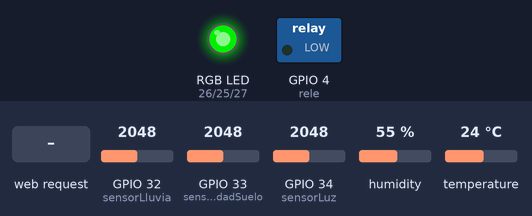
Recording of a sketch running on a simulated ESP32. On the bench: switched loads named in the sketch (green lamp = pin HIGH), an RGB LED mixed from three pins (HIGH = lit). Inputs (shaded band) come from the test bench; at power-on: GPIO 32 (sensorLluvia) = 2048, GPIO 33 (sensorHumedadSuelo) = 2048, GPIO 34 (sensorLuz) = 2048, humidity 55 %, temperature 24 °C. WiFi joins after 1.5 s; servers stay silent unless stated; what the sketch prints to the serial monitor is not drawn.

Above: at 2.7 s.
2.8 s: HTTP request GET /on received
At 4.0 s:
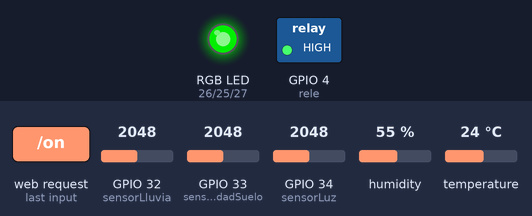
4.3 s: HTTP request GET /off received
At 5.0 s:
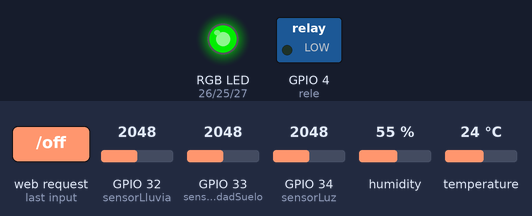
Timing chart, 0 to 7.3 s (numbered marks = the images above; inputs shaded):
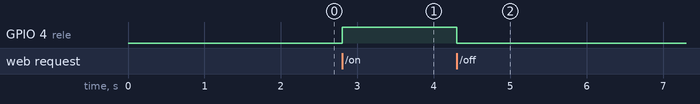

The sketch:

WiFi.ino
```cpp
/**
 * WiFi.ino - Ejemplo de uso del WiFi de la Centralita.
 *
 * Creado el 18/10/2023 por Kevin Rosa - kevin.ingenieria@digitalcodesign.com
 *
 * Crear un servidor web donde poder conectarse para controlar
 * del relé de la Centralita y monitorizar los valores de los sensores
 * de lluvia, humedad del suelo y luminosidad.
 */

#include <WiFi.h>
#include <DHT.h>

// Creamos el Servidor Web en el puerto 80
WiFiServer server(80);

// Variables con las credenciales del WiFi
const char* ssid     = "Redmi Note 13";
const char* password = "43836046";

// Variable para gestionar el timeout de conexión a la red WiFi
int contconexion = 0;

// Variable para guardar la petición HTTP
String header;

// Creamos el sensor DHT
DHT sensorDHT(17, DHT22);

// Variable relativa con la salida del Relé
const int rele = 4;

// Vairables con los pines de los sensores de lluvia, humedad del suelo y luminosidad
const int sensorLluvia = 32;
const int sensorHumedadSuelo = 33;
const int sensorLuz = 34;
const int rgb_rojo = 26;
const int rgb_verde = 25;
const int rgb_azul = 27;

// Código HTML para la interfaz mostrada en la IP del Servidor Web
String inicioPagina = "<!DOCTYPE html>"
    "<html>"
    "<head>"
    "<meta charset='utf-8' />"
    "<title>Servidor Web ESP32</title>"
    "</head>"
    "<body>"
    "<center>";

String finPagina = "</center></body></html>";


// Inicialización del ESP32
void setup() {

    // Inicializar monitor serial
    Serial.begin(115200);
    Serial.println("");

    // Definición e inicialización del relé de salida y sensores
    pinMode(rgb_rojo, OUTPUT);
    pinMode(rgb_verde, OUTPUT);
    pinMode(rgb_azul, OUTPUT);
    pinMode(sensorLluvia, INPUT);
    pinMode(sensorHumedadSuelo, INPUT);
    pinMode(sensorLuz, INPUT);
    pinMode(rele, OUTPUT);
    digitalWrite(rele, LOW);
    analogWrite(rgb_rojo, 0);
    analogWrite(rgb_verde, 200);
    analogWrite(rgb_azul, 0);

    // Inicializar Sensor DHT
    sensorDHT.begin();

    // Inicio de la conexión WiFi con las credenciales
    WiFi.begin(ssid, password);

    // Intenta la conexión, si llega al timeout cancela
    while (WiFi.status() != WL_CONNECTED and contconexion <50) {
        ++contconexion;
        delay(500);
        Serial.print(".");
    }

    // Detectar si se pudo realizar la conexión al WiFi o no
    if (contconexion < 50) {

        // Mostrar IP obtenida en la conexión del WiFi
        Serial.println("");
        Serial.println("WiFi conectado");
        Serial.println(WiFi.localIP());

        // Inicializamos el Servidor Web
        server.begin();

    } else {

        // No se pudo conectar a la red
        Serial.println("");
        Serial.println("Error de conexion");

    }

}

// Bucle principal de funcionamiento
void loop(){

    // Esperamos conexiones entrantes en la IP del Servidor Web
    WiFiClient client = server.available();

    // Si detectamos un cliente conectado
    if (client) {

        Serial.println("New Client.");
        String currentLine = "";

        // Mantenemos en el bucle mientras el cliente esté conectado
        while (client.connected()) {

            // Comprobar si el cliente se encuentra disponible
            if (client.available()) {

                // Preparar variables para leer petición del cliente
                char c = client.read();
                Serial.write(c);
                header += c;

                // Si el byte es un caracter de salto de línea
                if (c == '\n') {

                    // Y la nueva línea está vacía, es el fin de la petición
                    if (currentLine.length() == 0) {

                        // Respondemos a la petición con código HTTP 200 OK
                        client.println("HTTP/1.1 200 OK");
                        client.println("Content-type:text/html");
                        client.println("Connection: close");
                        client.println();

                        // Si la petición viene por ruta /on, encendemos el Relé
                        if (header.indexOf("GET /on") >= 0) {

                            Serial.println("GPIO on");
                            digitalWrite(rele, HIGH);

                        // Si la petición viene por ruta /off, apagamos el Relé
                        } else if (header.indexOf("GET /off") >= 0) {

                            Serial.println("GPIO off");
                            digitalWrite(rele, LOW);

                        }

                        int lecturaLluvia = map(analogRead(sensorLluvia), 0, 4095, 0, 100);
                        int lecturaHumedadSuelo = map(analogRead(sensorHumedadSuelo), 0, 4095, 0, 100);
                        int lecturaLuz = map(analogRead(sensorLuz), 0, 4095, 0, 100);
                        float lecturaTemperatura = sensorDHT.readTemperature();
                        float lecturaHumedad = sensorDHT.readHumidity();

                        String titulo = "<h1>Servidor Web ESP32</h1>";
                        String botonEncendido = "<p><a href='/on'><button style='height:50px;width:100px'>ON</button></a></p>";
                        String botonApagado = "<p><a href='/off'><button style='height:50px;width:100px'>OFF</button></a></p>";
                        String valoresSensorLluvia = "<p>Lluvia: " + String(lecturaLluvia) + "% | ";
                        String valoresSensorLuz = "Luz: " + String(lecturaHumedadSuelo) + "% | ";
                        String valoresSensorTemp = "Temperatura: " + String(lecturaTemperatura) + "ºC | ";
                        String valoresSensorHum = "Humedad relativa: " + String(lecturaHumedad) + "% | ";
                        String valoresSensorHumSuelo = "Humedad del Suelo: " + String(lecturaLuz) + "%</p>";

                        String web = inicioPagina;
                        web += titulo;
                        web += botonEncendido;
                        web += botonApagado;
                        web += valoresSensorLluvia;
                        web += valoresSensorLuz;
                        web += valoresSensorTemp;
                        web += valoresSensorHum;
                        web += valoresSensorHumSuelo;
                        web += finPagina;

                        // Envía la interfaz Web
                        client.println(web);

                        // Terminamos la respuesta HTTP con una línea en blanco
                        client.println();

                        // Terminamos el bucle
                        break;

                    // Limpiamos la línea actual
                    } else {

                        currentLine = "";

                    }

                // Cuando llega un retorno de carro, agregamos a la línea actual
                } else if (c != '\r') {

                    currentLine += c;

                }

            }

        }

        // Limpiamos la variable header
        header = "";

        // Cerramos la conexión con el cliente
        client.stop();
        Serial.println("Client disconnected.");
        Serial.println("");

    }

}
```

Measured:
- after the input at 2.8 s, GPIO 4 (rele): LOW → HIGH at once
- after the input at 4.3 s, GPIO 4 (rele): HIGH → LOW at once
